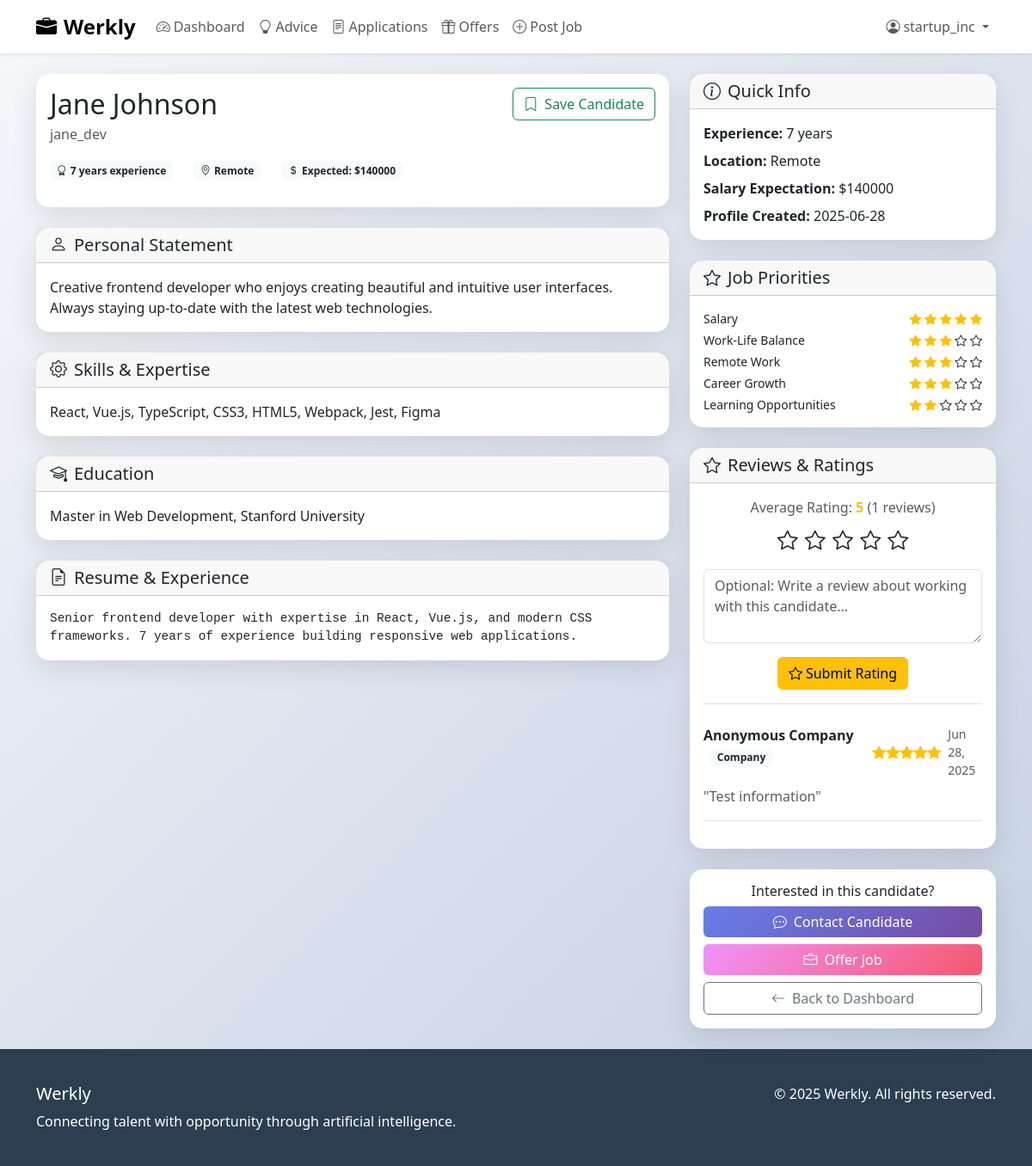
/candidate/2 (signed in), run on the app's committed database.
### tables this page shows
CREATE TABLE job_seekers (
            id INTEGER PRIMARY KEY AUTOINCREMENT,
            user_id INTEGER NOT NULL,
            full_name TEXT NOT NULL,
            resume_text TEXT,
            personal_statement TEXT,
            skills TEXT,
            experience_years INTEGER,
            education TEXT,
            preferred_location TEXT,
            preferred_employment_types TEXT DEFAULT '["Full-time"]',
            salary_expectation INTEGER,
            priorities TEXT DEFAULT '{}',
            created_at TIMESTAMP DEFAULT CURRENT_TIMESTAMP,
            FOREIGN KEY (user_id) REFERENCES users (id)
        );

CREATE TABLE users (
            id INTEGER PRIMARY KEY AUTOINCREMENT,
            username TEXT UNIQUE NOT NULL,
            email TEXT UNIQUE NOT NULL,
            password_hash TEXT NOT NULL,
            user_type TEXT NOT NULL CHECK (user_type IN ('seeker', 'company')),
            created_at TIMESTAMP DEFAULT CURRENT_TIMESTAMP
        );

### app.py (the view)
@app.route('/candidate/<int:candidate_id>')
def view_candidate(candidate_id):
    if 'user_id' not in session:
        return redirect(url_for('login'))
    conn = get_db_connection()
    candidate = conn.execute('''
        SELECT js.*, u.username, u.email
        FROM job_seekers js
        JOIN users u ON js.user_id = u.id
        WHERE js.id = ?
    ''', (candidate_id,)).fetchone()
    if not candidate:
        flash('Candidate not found.', 'error')
        conn.close()
        return redirect(url_for('dashboard'))
    is_saved = False
    if session.get('user_type') == 'company':
        company = conn.execute(
            'SELECT id FROM companies WHERE user_id = ?',
            (session['user_id'],)
        ).fetchone()
        if company:
            saved = conn.execute(
                'SELECT id FROM saved_candidates WHERE company_id = ? AND job_seeker_id = ?',
                (company['id'], candidate_id)
            ).fetchone()
            is_saved = bool(saved)
    conn.close()
    return render_template('candidate_profile.html', candidate=candidate, is_saved=is_saved)

### app.py (called while the page is built)
@app.before_request
def log_request_info():
    print(f"=== INCOMING REQUEST ===")
    print(f"Method: {request.method}")
    print(f"URL: {request.url}")
    print(f"Path: {request.path}")
    print(f"Args: {request.args}")
    print(f"========================")

@app.template_filter('fromjson')
def fromjson_filter(value):
    try:
        if value:
            return json.loads(value)
        return {}
    except (json.JSONDecodeError, TypeError):
        return {}

def get_db_connection():
    conn = sqlite3.connect('jobmatch.db')
    conn.row_factory = sqlite3.Row
    return conn

### templates/candidate_profile.html (shortened to what this page needs)
{% extends "base.html" %}
{% block content %}
<div class="container my-4">
    <div class="row">
        <div class="col-lg-8">
            <div class="card mb-4">
                <div class="card-body">
                    <div class="d-flex justify-content-between align-items-start mb-3">
                        <div>
                            <h2 class="mb-1">{{ candidate.full_name }}</h2>
                            <p class="text-muted mb-0">{{ candidate.username }}</p>
                        </div>
                        {% if session.user_type == 'company' %}
                            <button onclick="toggleSaveCandidate({{ candidate.id }})" class="btn btn-outline-success" id="saveBtn">
                                <i class="bi bi-bookmark{% if is_saved %}-fill{% endif %} me-1"></i>
                                <span id="saveText">{% if is_saved %}Saved{% else %}Save Candidate{% endif %}</span>
                            </button>
                        {% endif %}
                    </div>
                    <div class="row mb-3">
                        <div class="col-auto">
                            <span class="badge bg-light text-dark">
                                <i class="bi bi-award me-1"></i>{{ candidate.experience_years }} years experience
                            </span>
                        </div>
                        {% if candidate.preferred_location %}
                            <div class="col-auto">
                                <span class="badge bg-light text-dark">
                                    <i class="bi bi-geo-alt me-1"></i>{{ candidate.preferred_location }}
                                </span>
                            </div>
                        {% endif %}
                        {% if candidate.salary_expectation %}
                            <div class="col-auto">
                                <span class="badge bg-light text-dark">
                                    <i class="bi bi-currency-dollar me-1"></i>Expected: ${{ candidate.salary_expectation|int }}
                                </span>
                            </div>
                        {% endif %}
                    </div>
                </div>
            </div>
            {% if candidate.personal_statement %}
                <div class="card mb-4">
                    <div class="card-header">
                        <h5 class="mb-0"><i class="bi bi-person me-2"></i>Personal Statement</h5>
                    </div>
                    <div class="card-body">
                        <div style="white-space: pre-wrap;">{{ candidate.personal_statement }}</div>
                    </div>
                </div>
            {% endif %}
            {% if candidate.skills %}
                <div class="card mb-4">
                    <div class="card-header">
                        <h5 class="mb-0"><i class="bi bi-gear me-2"></i>Skills & Expertise</h5>
                    </div>
                    <div class="card-body">
                        <div style="white-space: pre-wrap;">{{ candidate.skills }}</div>
                    </div>
                </div>
            {% endif %}
            {% if candidate.education %}
                <div class="card mb-4">
                    <div class="card-header">
                        <h5 class="mb-0"><i class="bi bi-mortarboard me-2"></i>Education</h5>
                    </div>
                    <div class="card-body">
                        <div style="white-space: pre-wrap;">{{ candidate.education }}</div>
                    </div>
                </div>
            {% endif %}
            {% if candidate.resume_text %}
                <div class="card mb-4">
                    <div class="card-header">
                        <h5 class="mb-0"><i class="bi bi-file-earmark-text me-2"></i>Resume & Experience</h5>
                    </div>
                    <div class="card-body">
                        <div style="white-space: pre-wrap; font-family: monospace; font-size: 0.9em;">{{ candidate.resume_text[:2000] }}{% if candidate.resume_text|length > 2000 %}...{% endif %}</div>
                    </div>
                </div>
            {% endif %}
        </div>
        <div class="col-lg-4">
            <div class="card mb-4">
                <div class="card-header">
                    <h5 class="mb-0"><i class="bi bi-info-circle me-2"></i>Quick Info</h5>
                </div>
                <div class="card-body">
                    <p class="mb-2">
                        <strong>Experience:</strong> {{ candidate.experience_years }} years
                    </p>
                    {% if candidate.preferred_location %}
                        <p class="mb-2">
                            <strong>Location:</strong> {{ candidate.preferred_location }}
                        </p>
                    {% endif %}
                    {% if candidate.salary_expectation %}
                        <p class="mb-2">
                            <strong>Salary Expectation:</strong> ${{ candidate.salary_expectation|int }}
                        </p>
                    {% endif %}
                    <p class="mb-0">
                        <strong>Profile Created:</strong> {{ candidate.created_at.split(' ')[0] if candidate.created_at else 'Unknown' }}
                    </p>
                </div>
            </div>
            {% if candidate.priorities %}
                <div class="card mb-4">
                    <div class="card-header">
                        <h5 class="mb-0"><i class="bi bi-star me-2"></i>Job Priorities</h5>
                    </div>
                    <div class="card-body">
                        {% set priorities = candidate.priorities|fromjson %}
                        {% if priorities %}
                            <div class="row small">
                                <div class="col-12">
                                    <div class="d-flex justify-content-between align-items-center mb-1">
                                        <span>Salary</span>
                                        <div class="priority-stars">
                                            {% for i in range(1, 6) %}
                                                <i class="bi bi-star{% if i <= priorities.get('salary', 3) %}-fill text-warning{% endif %}"></i>
                                            {% endfor %}
                                        </div>
                                    </div>
                                    <div class="d-flex justify-content-between align-items-center mb-1">
                                        <span>Work-Life Balance</span>
                                        <div class="priority-stars">
                                            {% for i in range(1, 6) %}
                                                <i class="bi bi-star{% if i <= priorities.get('work_life_balance', 3) %}-fill text-warning{% endif %}"></i>
                                            {% endfor %}
                                        </div>
                                    </div>
                                    <div class="d-flex justify-content-between align-items-center mb-1">
                                        <span>Remote Work</span>
                                        <div class="priority-stars">
                                            {% for i in range(1, 6) %}
                                                <i class="bi bi-star{% if i <= priorities.get('remote_work', 3) %}-fill text-warning{% endif %}"></i>
                                            {% endfor %}
                                        </div>
                                    </div>
                                    <div class="d-flex justify-content-between align-items-center mb-1">
                                        <span>Career Growth</span>
                                        <div class="priority-stars">
                                            {% for i in range(1, 6) %}
                                                <i class="bi bi-star{% if i <= priorities.get('career_growth', 3) %}-fill text-warning{% endif %}"></i>
                                            {% endfor %}
                                        </div>
                                    </div>
                                    <div class="d-flex justify-content-between align-items-center">
                                        <span>Learning Opportunities</span>
                                        <div class="priority-stars">
                                            {% for i in range(1, 6) %}
                                                <i class="bi bi-star{% if i <= priorities.get('learning_opportunities', 3) %}-fill text-warning{% endif %}"></i>
                                            {% endfor %}
                                        </div>
                                    </div>
                                </div>
                            </div>
                        {% else %}
                            <p class="text-muted mb-0">No priorities set</p>
                        {% endif %}
                    </div>
                </div>
            {% endif %}
            {% if session.user_type == 'company' %}
                <div class="card mb-4">
                    <div class="card-header">
                        <h5 class="mb-0"><i class="bi bi-star me-2"></i>Reviews & Ratings</h5>
                    </div>
                    <div class="card-body">
                        <div class="text-center mb-4 pb-3 border-bottom">
                            <div class="rating-display mb-2">
                                <span class="text-muted">Average Rating: </span>
                                <span id="avgRating" class="fw-bold text-warning">Loading...</span>
                                <span class="text-muted">(<span id="ratingCount">0</span> reviews)</span>
                            </div>
                            <div class="rating-stars mb-3" id="ratingStars">
                                <i class="bi bi-star rating-star" data-rating="1"></i>
                                <i class="bi bi-star rating-star" data-rating="2"></i>
                                <i class="bi bi-star rating-star" data-rating="3"></i>
                                <i class="bi bi-star rating-star" data-rating="4"></i>
                                <i class="bi bi-star rating-star" data-rating="5"></i>
                            </div>
                            <textarea id="reviewText" class="form-control mb-3" rows="3" placeholder="Optional: Write a review about working with this candidate..."></textarea>
                            <button class="btn btn-warning" onclick="submitRating()">
                                <i class="bi bi-star me-1"></i>Submit Rating
                            </button>
                        </div>
                        <div id="reviewsList">
                        </div>
                    </div>
                </div>
            {% endif %}
            {% if session.user_type == 'company' %}
                <div class="card">
                    <div class="card-body text-center">
                        <h6 class="card-title">Interested in this candidate?</h6>
                        <div class="d-grid gap-2">
                            <button onclick="contactCandidate({{ candidate.user_id }})" class="btn btn-gradient-primary">
                                <i class="bi bi-chat-dots me-2"></i>Contact Candidate
                            </button>
                            <button onclick="showOfferModal()" class="btn btn-gradient-secondary">
                                <i class="bi bi-briefcase me-2"></i>Offer Job
                            </button>
                            <a href="{{ url_for('dashboard') }}" class="btn btn-outline-secondary">
                                <i class="bi bi-arrow-left me-2"></i>Back to Dashboard
                            </a>
                        </div>
                    </div>
                </div>
            {% endif %}
        </div>
    </div>
</div>
{% endblock %}

### templates/base.html (style rules this page uses)
:root { --primary-gradient: linear-gradient(135deg, #667eea 0%, #764ba2 100%); --secondary-gradient: linear-gradient(135deg, #f093fb 0%, #f5576c 100%); --success-gradient: linear-gradient(135deg, #4facfe 0%, #00f2fe 100%); }
body { font-family: 'Segoe UI', Tahoma, Geneva, Verdana, sans-serif; background: linear-gradient(135deg, #f5f7fa 0%, #c3cfe2 100%); min-height: 100vh; }
.btn-gradient-primary { background: var(--primary-gradient); border: none; color: white; transition: all 0.3s ease; }
.btn-gradient-secondary { background: var(--secondary-gradient); border: none; color: white; transition: all 0.3s ease; }
.card { border: none; border-radius: 15px; box-shadow: 0 10px 30px rgba(0, 0, 0, 0.1); transition: all 0.3s ease; }

### templates/candidate_profile.html (style rules this page uses)
.rating-star { font-size: 1.5rem; cursor: pointer; margin: 0 2px; transition: color 0.2s ease; }
.rating-stars { user-select: none; }

### data on the page
job_seekers: full_name "Jane Johnson", experience_years "7", preferred_location "Remote", salary_expectation "140000", personal_statement "Creative frontend developer who enjoys creating beautiful and intuitive user interfaces. Always staying up-to-date with the latest web technologies.", skills "React, Vue.js, TypeScript, CSS3, HTML5, Webpack, Jest, Figma", education "Master in Web Development, Stanford University", resume_text "Senior frontend developer with expertise in React, Vue.js, and modern CSS frameworks. 7 years of experience building responsive web applications.", created_at "2025-06-28"
users: username "jane_dev"

### other printed values
{{ session.username }} "startup_inc"
